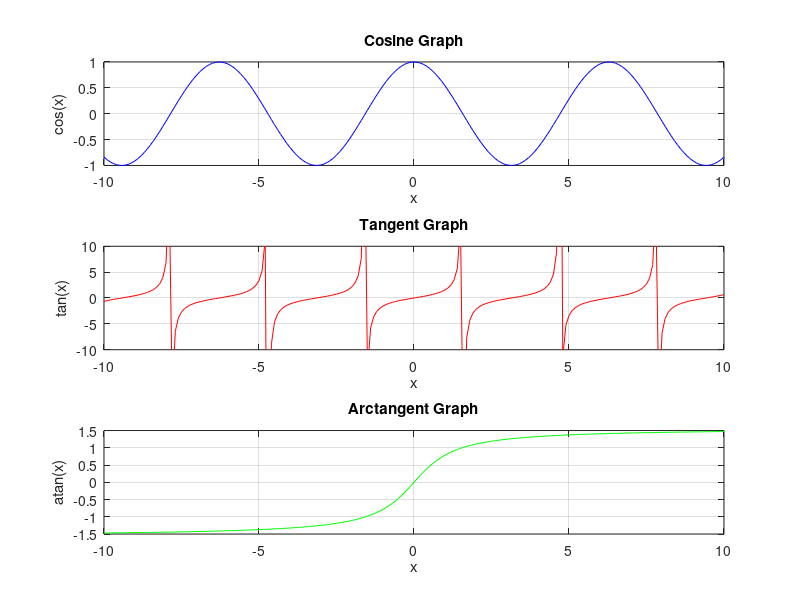

The MATLAB script that drew this image:
% Practical 02 – Trigonometric Graphs

clc;
clear all;
close all;

x = -10:0.1:10;

% 1. Cosine Graph
subplot(3,1,1);
plot(x, cos(x), 'b');
title('Cosine Graph');
xlabel('x'); ylabel('cos(x)');
grid on;

% 2. Tangent Graph
subplot(3,1,2);
plot(x, tan(x), 'r');
title('Tangent Graph');
xlabel('x'); ylabel('tan(x)');
ylim([-10 10]); % Limiting y for clarity
grid on;

% 3. Arctangent Graph
subplot(3,1,3);
plot(x, atan(x), 'g');
title('Arctangent Graph');
xlabel('x'); ylabel('atan(x)');
grid on;
